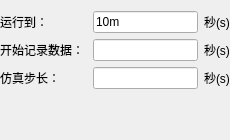
     <widget class="QWidget" name="timeDomainSetting">
      <layout class="QGridLayout" name="gridLayout_3">
       <property name="leftMargin">
        <number>0</number>
       </property>
       <property name="rightMargin">
        <number>0</number>
       </property>
       <item row="2" column="0">
        <layout class="QHBoxLayout" name="horizontalLayout_3" stretch="5,6,1">
         <item>
          <widget class="QLabel" name="label_5">
           <property name="font">
            <font>
             <family>Microsoft YaHei UI</family>
            </font>
           </property>
           <property name="text">
            <string>仿真步长：</string>
           </property>
          </widget>
         </item>
         <item>
          <widget class="QLineEdit" name="step">
           <property name="font">
            <font>
             <family>Microsoft YaHei UI</family>
            </font>
           </property>
          </widget>
         </item>
         <item>
          <widget class="QLabel" name="label_6">
           <property name="font">
            <font>
             <family>Microsoft YaHei UI</family>
            </font>
           </property>
           <property name="text">
            <string>秒(s)</string>
           </property>
          </widget>
         </item>
        </layout>
       </item>
       <item row="0" column="0">
        <layout class="QHBoxLayout" name="horizontalLayout" stretch="5,6,1">
         <item>
          <widget class="QLabel" name="label">
           <property name="font">
            <font>
             <family>Microsoft YaHei UI</family>
            </font>
           </property>
           <property name="text">
            <string>运行到：</string>
           </property>
          </widget>
         </item>
         <item>
          <widget class="QLineEdit" name="runTo">
           <property name="font">
            <font>
             <family>Microsoft YaHei UI</family>
            </font>
           </property>
           <property name="text">
            <string>10m</string>
           </property>
          </widget>
         </item>
         <item>
          <widget class="QLabel" name="label_2">
           <property name="font">
            <font>
             <family>Microsoft YaHei UI</family>
            </font>
           </property>
           <property name="text">
            <string>秒(s)</string>
           </property>
          </widget>
         </item>
        </layout>
       </item>
       <item row="1" column="0">
        <layout class="QHBoxLayout" name="horizontalLayout_2" stretch="5,6,1">
         <item>
          <widget class="QLabel" name="label_3">
           <property name="font">
            <font>
             <family>Microsoft YaHei UI</family>
            </font>
           </property>
           <property name="text">
            <string>开始记录数据：</string>
           </property>
          </widget>
         </item>
         <item>
          <widget class="QLineEdit" name="start">
           <property name="font">
            <font>
             <family>Microsoft YaHei UI</family>
            </font>
           </property>
          </widget>
         </item>
         <item>
          <widget class="QLabel" name="label_4">
           <property name="font">
            <font>
             <family>Microsoft YaHei UI</family>
             <weight>50</weight>
             <bold>false</bold>
            </font>
           </property>
           <property name="text">
            <string>秒(s)</string>
           </property>
          </widget>
         </item>
        </layout>
       </item>
       <item row="3" column="0">
        <spacer name="verticalSpacer">
         <property name="orientation">
          <enum>Qt::Vertical</enum>
         </property>
         <property name="sizeHint" stdset="0">
          <size>
           <width>20</width>
           <height>40</height>
          </size>
         </property>
        </spacer>
       </item>
      </layout>
     </widget>
